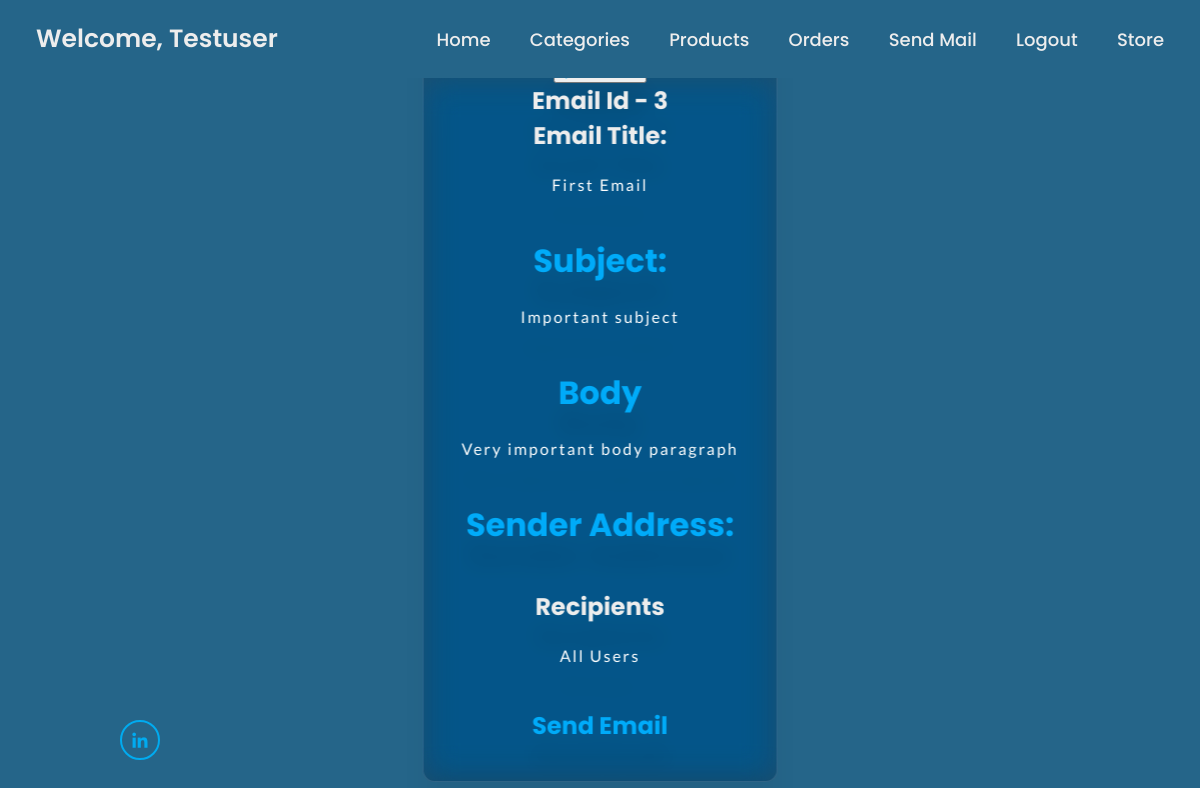
/emails/details/3/ (signed in), run on the app's committed database.
### accounts/models.py (models this page shows, shortened)
class User(AbstractUser):
    email = models.EmailField(max_length=254, unique=True)
    username = models.CharField(max_length=150, blank=True, unique=False)
    profile_img = models.ImageField(null=True, blank=True, upload_to='images/', default='images/default/default.jpg')
    USERNAME_FIELD = 'email'
    EMAIL_FIELD = 'email'
    REQUIRED_FIELDS = []

### mail/models.py (models this page shows, shortened)
class Email(models.Model):
    BOOL_CHOICES = ((True, 'All USERS'), (False, 'SELECTED USERS'))
    title = models.CharField(max_length=150, null=True, blank=True, default='Title for Email')
    subject = models.CharField(max_length=150, null=True, blank=True, default='Store Subject')
    body = models.TextField(max_length='600', null=True, blank=True, default='Body message')
    message_sender = models.EmailField(max_length=254, null=True, blank=False, default='mystore@example.net')
    all_users = models.BooleanField(default=False, choices=BOOL_CHOICES, null=True, blank=True)
    message_recipients = models.TextField(max_length=300, null=True, blank=False, default='testuser@example.net')

### mail/views.py (the view)
# urls.py: path('details/<slug:pk>/', EmailDetailView.as_view(), name='email_details'),
class EmailDetailView(LoginRequiredMixin, UserPassesTestMixin, DetailView):
    login_url = reverse_lazy('account_login')
    def test_func(self):
        return self.request.user.is_staff
    model = Email
    template_name = 'mail/email_detail.html'
    context_object_name = 'email'

### mail/templates/mail/email_detail.html (shortened to what this page needs)
{% extends '_base.html' %}
{% load static %}
{% block extralink %}<link rel="stylesheet" href="{% static 'css/store_css/product_detail.css' %}"> {% endblock extralink %}
{% block content %}
<div class="container">
    <div class="wrapper">
      <button><a href="{% url 'email_update' email.id %}">Update Email</a></button>
    <h2>Email Id - {{ email.id }}</h2>
      <h2>Email Title:</h2>
      <p>{{ email.title }}</p>
      <h3 class="price">Subject:</h3>
      <p>{{ email.subject }}</p>
      <h3>Body</h3>
      <p>{{ email.body }}</p>
      <h3>Sender Address:</h3>
      <h2>Recipients</h2>
      {% if email.all_users == True %}
      <p>All Users</p>
      {% else %}
      <p>{{ email.message_recipients }}</p>
      {% endif %}
     <h2><a href="{% url 'email_send_confirm' email.id %}">Send Email</a></h2>
     </div>
</div>
{% endblock content %}

### django_project/templates/_base.html (shortened to what this page needs)
{% load static %}
<!DOCTYPE html>
<html lang="en">
<head>
    <link rel="stylesheet" href="{% static 'css/style.css' %}">
    <link href='https://unpkg.com/boxicons@2.1.4/css/boxicons.min.css' rel='stylesheet'>
    <link rel="stylesheet" href="{% static 'css/main.css' %}">
    {% block extralink %}{% endblock extralink %}
</head>
<body>
    <header class="header">
        <a href="{% url 'account_signup' %}" class="logo"> {% if user.is_authenticated %}Welcome, {{ user.username|title }}{% else %}Please Create An Account.{% endif %}</a>
        {% block navbar %}
        <nav class="navbar">
            {% if user.is_authenticated %}
            <a href="{% url 'home' %}">Home</a>
            <a href="{% url 'category_list' %}">Categories</a>
            <a href="{% url 'products_list' %}">Products</a>
            <a href="{% url 'orders_incomplete_list' %}">Orders</a>
            <a href="{% url 'email_list' %}">Send Mail</a>
            <a href="{% url 'confirm_signout' %}">Logout</a>
            <a href="{% url 'storefront' %}">Store</a>
            {% else %}
            <a href="{% url 'home' %}">Home</a>
            <a href="{% url 'account_login' %}">Login</a>
            {% endif %}
        </nav>
        {% endblock navbar %}
    </header>
    <section class="home">
        <div class="home-content">
            {% block content %}{% endblock content %}
        </div>
        <div class="home-sci">
            <a target="_blank" href="https://www.linkedin.com/in/bennett-billings-529545238/"><i class='bx bxl-linkedin'></i></a>
        </div>
    </section>
</body>
</html>

### django_project/static/css/style.css (style rules this page uses)
* { margin: 0; padding: 0; box-sizing: border-box; font-family: 'Poppins', sans-serif; }
body { color: #256589; background-color: #256589; }
.header { position: fixed; top: 0; left: 0; width: 100%; padding: 20px 3%; display: flex; justify-content: space-between; align-items: center; z-index: 100; background-color: #256589; }
.logo { position: relative; font-size: 25px; color: #ededed; text-decoration: none; font-weight: 600; }
.logo::before { content: ''; position: absolute; top: 0; right: 0; width: 100%; height: 100%; background: #2C72A3; animation: showRight 1s ease forwards; animation-delay: .4s; }
.navbar a { font-size: 18px; color: #ededed; text-decoration: none; font-weight: 500; margin-left: 35px; transition: .3s; }
.home { height: 100vh; background: #256589; background-size: cover; background-position: center; display: flex; align-items: center; padding: 0 10%; color: #ededed; }
.home-content a { color: #00abf9; text-decoration: none; }
.home-content { max-width: 600px; }
.home-content h3 { font-size: 32px; font-weight: 700; color: #00abf9; }
.home-content p { font-size: 16px; margin: 20px 0 40px; }
.home-sci { position: absolute; bottom: 40px; width: 170px; display: flex; justify-content: space-between; }
.home-sci a { position: relative; display: inline-flex; justify-content: center; align-items: center; width: 40px; height: 40px; background: transparent; border: 2px solid #00abf0; border-radius: 50%; font-size: 20px; color: #00abf0; text-decoration: none; z-index: 1; overflow: hidden; transition: .5s; }
.home-sci a::before { content: ''; position: absolute; top: 0; left: 0; width: 0; height: 100%; background: #1E5574; z-index: -1; transition: .5s; }

### django_project/static/css/main.css (style rules this page uses)
.container { position: absolute; top: 50%; left: 50%; transform: translate(-50%, -50%); flex-direction: column; display: flex; max-height: 60%; }
.container a { color: #00abf9; }
:root { --glow-color: hsl(186 100% 69%); }
*, *::before, *::after { box-sizing: border-box; }

### django_project/static/css/store_css/product_detail.css (style rules this page uses)
.container { backdrop-filter: blur(16px) saturate(180%); -webkit-backdrop-filter: blur(16px) saturate(180%); background-color: rgba(17, 25, 40, 0.25); border-radius: 12px; border: 1px solid rgba(255, 255, 255, 0.125); padding: 38px; filter: drop-shadow(0 30px 10px rgba(0,0,0,0.125)); display: flex; flex-direction: column; align-items: center; justify-content:center; text-align: center; max-height: none; }
.wrapper { width: 100%; height: 100%; }
p { color: #fff; font-family: 'Lato', sans-serif; text-align: center; font-size: 0.8rem; line-height: 150%; letter-spacing: 2px; }

### data on the page
User: username "Testuser"
Email: id "3", title "First Email", subject "Important subject", body "Very important body paragraph"
